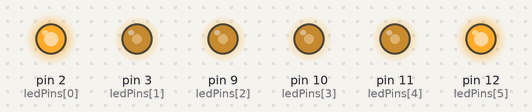
The sketch below on a simulated Arduino Uno, built with avr-gcc and run on an emulated ATmega328P. Shown: output pins drawn as LEDs (lit = HIGH). Random numbers use the default seed unless the sketch sets one.

Above: at 0.46 s.
At 8.55 s:
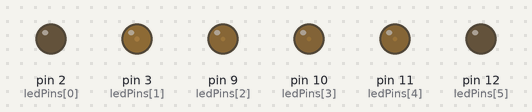
At 18.71 s:
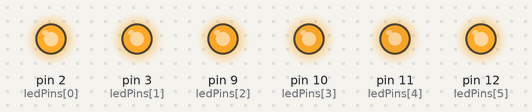
At 23.85 s:
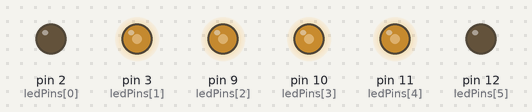
At 27.67 s:
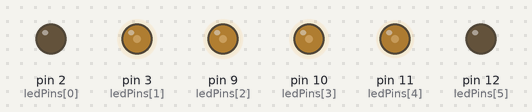
At 39.91 s:
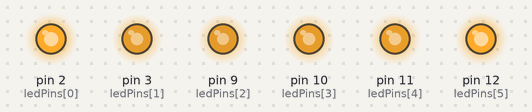
Timing chart, 0 to 40.0 s (numbered marks = the images above):
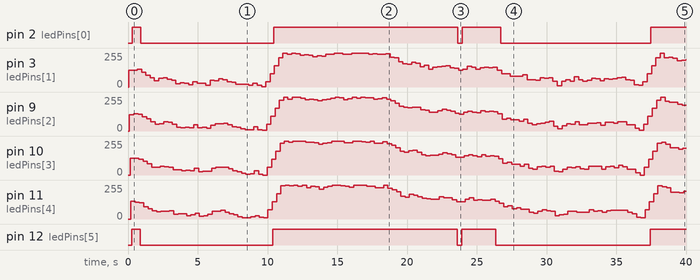

The sketch:

6-channel-LED.ino
```cpp
int ledPins[] = {2, 3, 9, 10, 11, 12};
int intensity = 127;
int difference = 10;
long lastLoopTime = 0;
int interval = 50;
int thisLed = 0;

void setup() {
  for (int p = 0; p < 6; p++) {
    pinMode(ledPins[p], OUTPUT);
  }
  Serial.begin(9600);
}

void loop() {
  if (millis() - lastLoopTime > interval) {
    // increment thisLed
    thisLed++;
    thisLed %= 6;

    // increment intensity:
 //   intensity += difference;

    //  for a more random effect,
    // comment out the previous line and add these lines:
    //reset the random number generator when on the first LED:
    if (thisLed == 0) randomSeed(millis());
    //increment with a random number:
    intensity += random(-difference, difference);

    // if intensity gets to an extreme, reverse difference:
    if (intensity <= 0 || intensity >= 255) {
      difference = -difference;
    }


    // constrain intensity:
    intensity = constrain(intensity, 0, 255);
    // set LED intensity:
    analogWrite(ledPins[thisLed], intensity);
    // update timestamp:
    lastLoopTime = millis();
  }
}
```

Measured:
- by itself, pin 2 (ledPins[0]): goes HIGH 0.61 s, LOW 9.5 s, HIGH 13.2 s, LOW 0.31 s, HIGH 2.8 s, LOW 10.8 s, then HIGH
- by itself, pin 12 (ledPins[5]): goes HIGH 0.61 s, LOW 9.5 s, HIGH 13.2 s, LOW 0.31 s, HIGH 2.5 s, LOW 11.1 s, then HIGH
- by itself, pin 3 (ledPins[1]): 0/255 → 124/255 at 0.05 s, → 126/255 0.31 s later, → 134/255 0.31 s later, → 110/255 0.31 s later, … (130 changes in this stretch)
- by itself, pin 9 (ledPins[2]): 0/255 → 123/255 at 0.10 s, → 130/255 0.31 s later, → 125/255 0.31 s later, → 108/255 0.31 s later, … (123 changes in this stretch)
